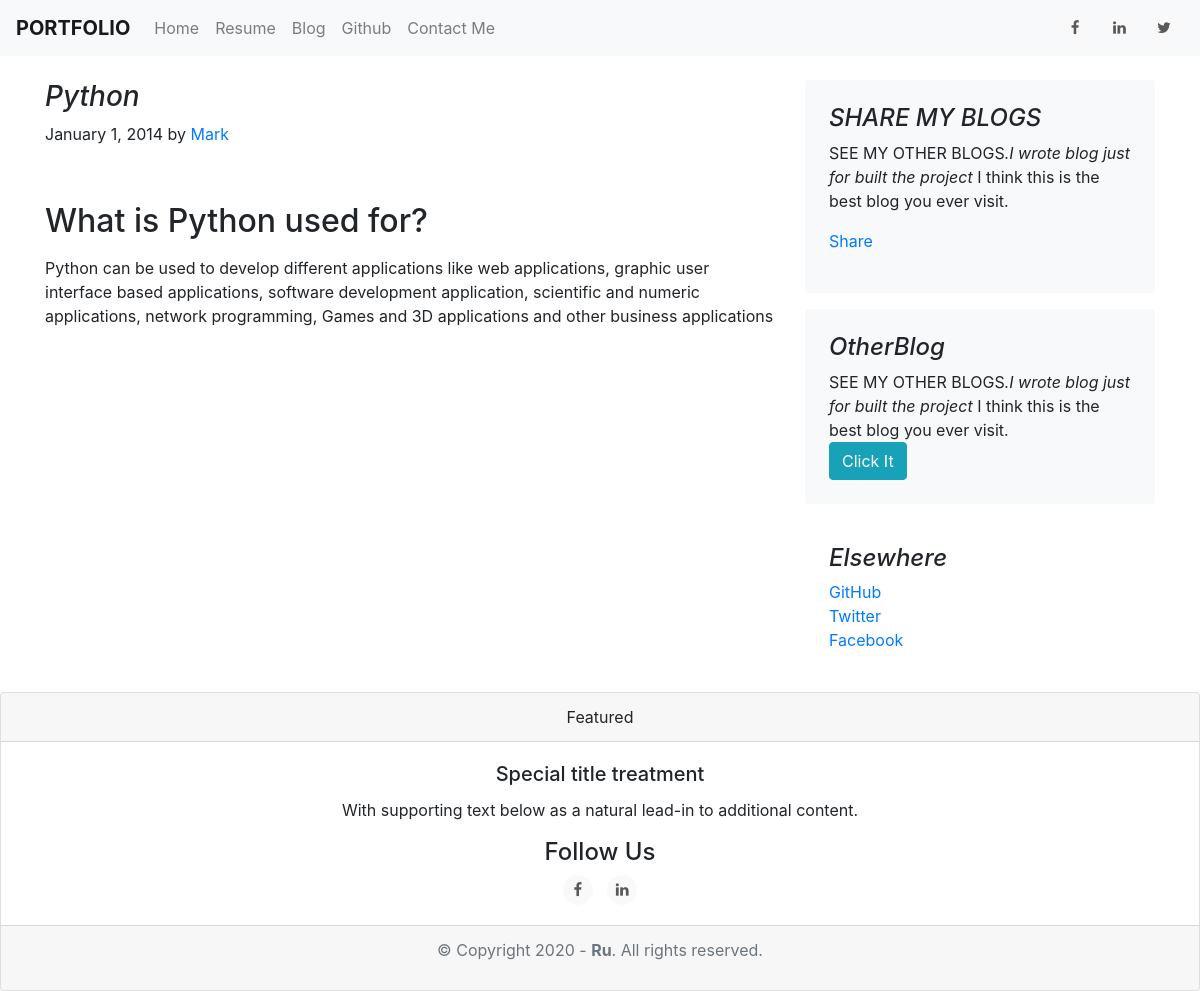
The page /blog/blogpost/1 on the database its author committed.
### blog/models.py (models this page shows, shortened)
class Blogpost(models.Model):
    post_id = models.AutoField(primary_key=True)
    head0 = models.CharField(max_length=500,default='')
    head1 = models.CharField(max_length=500,default='')
    head2 = models.CharField(max_length=500,default='')
    thumbnail = models.ImageField(upload_to='blog/image',default='')
    title = models.CharField(max_length=50)
    date = models.DateTimeField()

### blog/views.py (the view)
# urls.py: path("blogpost/<int:id>", views.blogpost, name="Blogpost")
def blogpost(request, id ):
    post = Blogpost.objects.filter(post_id = id)[0]
    return render(request, 'blog/blogpost.html',
                 {'post':post} )

### blog/templates/blog/blogpost.html (shortened to what this page needs)
{% extends 'display/base.html' %}
{% block body %}
<div class="container">
    <div class="row mt-4">
        <div class="col-md-8 blog-main">
            <h3 class="font-italic">
                {{post.title}}
            </h3>
            <div class="blog-post">
                <p class="blog-post-meta">January 1, 2014 by <a href="#">Mark</a></p>
                <div class="fb-like" data-href="http://127.0.0.1:8000/blog/blogpost/{{post.post_id}}" data-layout="standard" data-action="like" data-size="large" data-show-faces="false" data-share="true"></div><br>
                <h2>{{post.head1}}</h2>
                <p>{{post.head2}}</p>
            </div>
        </div>
        <aside class="col-md-4 blog-sidebar">
            <div class="p-4 mb-3 bg-light rounded">
                <h4 class="font-italic">SHARE MY BLOGS </h4>
                <p class="mb-0">SEE MY OTHER BLOGS<em>.I wrote blog just for built the project </em> I think this is the best blog you ever visit.</p>
                <div class="my-3 fb-share-button" data-href="http://127.0.0.1:8000/blog/blogpost/{{post.post_id}}" data-layout="button_count" data-size="large"><a target="_blank" href="https://www.facebook.com/sharer/sharer.php?u=http%3A%2F%2F127.0.0.1%3A8000%2Fblog%2Fblogpost%2F4&src=sdkpreparse" class="fb-xfbml-parse-ignore">Share</a></div>
            </div>
                <div class="p-4 mb-3 bg-light rounded">
                    <h4 class="font-italic">OtherBlog</h4>
                    <p class="mb-0">SEE MY OTHER BLOGS<em>.I wrote blog just for built the project </em> I think this is the best blog you ever visit.</p>
                    <a href="http://127.0.0.1:8000/blog/" class="btn btn-info">Click It</a>
                </div>
            <div class="p-4">
                <h4 class="font-italic">Elsewhere</h4>
                <ol class="list-unstyled">
                    <li><a href="#">GitHub</a></li>
                    <li><a href="#">Twitter</a></li>
                    <li><a href="https://www.facebook.com/rimsha.noor.79462">Facebook</a></li>
                </ol>
            </div>
        </aside>
    </div>
</div>
{% endblock %}

### rows shown on the page
Blogpost: title "Python", head1 "What is Python used for?", head2 "Python can be used to develop different applications like web applications, graphic user interface based applications, software development application, scientific and numeric applications, network programming, Games and 3D applications and other business applications"
